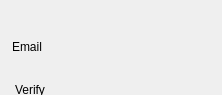
<?xml version='1.0' encoding='UTF-8'?> 
<ui version='4.0'>
 <class>Dialog</class>
 <widget class='QDialog' name='Dialog'>
      <property name='geometry'>
        <rect>
         <x>0</x>
         <y>0</y>
         <width>222</width>
         <height>95</height>
        </rect>
      </property>
  <property name='Unlock Dialog'>
   <string>Dialog</string>
  </property>
     <widget class='QPushButton' name='IDCANCEL0'>
      <property name='geometry'>
        <rect>
         <x>412</x>
         <y>187</y>
         <width>125</width>
         <height>35</height>
        </rect>
      </property>
        <property name='text'>
         <string>Close</string>
        </property>
       </widget>
      <widget class='QLabel' name='used'>
      <property name='geometry'>
        <rect>
         <x>12</x>
         <y>37</y>
         <width>237</width>
         <height>20</height>
        </rect>
      </property>
        <property name='text'>
          <string>Email</string>
         </property>
      </widget>
    <widget class='QLineEdit' name='IDC_EDIT1'>
      <property name='geometry'>
        <rect>
         <x>275</x>
         <y>27</y>
         <width>262</width>
         <height>30</height>
        </rect>
      </property>
      </widget>
     <widget class='QPushButton' name='Unlock...'>
      <property name='geometry'>
        <rect>
         <x>350</x>
         <y>137</y>
         <width>187</width>
         <height>35</height>
        </rect>
      </property>
        <property name='text'>
         <string>Internet</string>
        </property>
       </widget>
    <widget class='QLineEdit' name='IDC_EDIT6'>
      <property name='geometry'>
        <rect>
         <x>275</x>
         <y>75</y>
         <width>262</width>
         <height>30</height>
        </rect>
      </property>
      </widget>
      <widget class='QLabel' name='Email'>
      <property name='geometry'>
        <rect>
         <x>15</x>
         <y>80</y>
         <width>92</width>
         <height>20</height>
        </rect>
      </property>
        <property name='text'>
          <string>Verify</string>
         </property>
      </widget>
      </widget>
   <resources/>
 <connections/>
</ui> 
